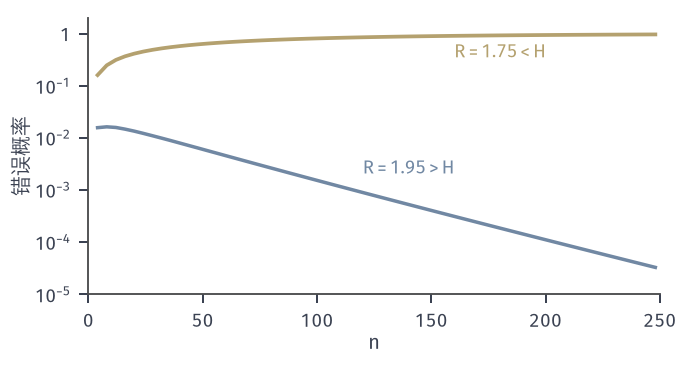

Here is the Python script that generated this plot:
from pathlib import Path
import sys
HERE = Path(__file__).resolve().parent
sys.path.insert(0, str(HERE.parent/"lossless-common"))
from lossless_fig import *
from types_exact import types, class_prob
# Fixed-length block code with M = floor(2^{nR}) codewords that represents the M most probable blocks of
# p = (0.4,0.3,0.2,0.1) (this choice minimizes the error probability for given M). Exact error probability
# 1 - P(top M blocks) against n via type classes, for R = 1.95 > H (blue) and R = 1.75 < H (yellow); H = 1.846.
def err(n, R):
    K, lc, si = types(n); o = np.argsort(si, kind='stable'); lc, si = lc[o], si[o]
    cnt = np.exp2(lc); M = np.floor(2.0**(n*R)); cum = np.cumsum(cnt)
    j = np.searchsorted(cum, M, side='right')
    full = (np.exp2(lc[:j]-si[:j])).sum()
    rest = M - (cum[j-1] if j > 0 else 0)
    part = rest*np.exp2(-si[j]) if j < len(si) else 0
    return float(max(0., 1-full-part))
ns = np.arange(4, 251, 4)
E1 = np.array([err(n, 1.95) for n in ns]); E2 = np.array([err(n, 1.75) for n in ns])
fig, ax = figure(width_mm=96, height_mm=52)
panel(fig, left=.13, right=.97, bottom=.2, top=.95)
ax.plot(ns, E2, color=YELLOW, lw=1.5)
ax.plot(ns, E1, color=BLUE, lw=1.4)
ax.set_yscale('log'); ax.set_xlim(0, 250); ax.set_ylim(1e-5, 2)
ax.minorticks_off(); ax.set_yticks([1e-5, 1e-4, 1e-3, 1e-2, 1e-1, 1]); ax.set_yticklabels(['$10^{-5}$', '$10^{-4}$', '$10^{-3}$', '$10^{-2}$', '$10^{-1}$', '$1$'])
lab(ax, 160, .35, r'$R=1.75<H$', YELLOW); lab(ax, 120, 2e-3, r'$R=1.95>H$', BLUE)
ax.set_xlabel('$n$', labelpad=1); ax.set_ylabel('错误概率', labelpad=1)
save(fig, HERE, 'figure', {'H': H, 'err_R195': dict(zip(map(int, ns[::8]), map(float, E1[::8]))),
     'err_R175': dict(zip(map(int, ns[::8]), map(float, E2[::8])))})
